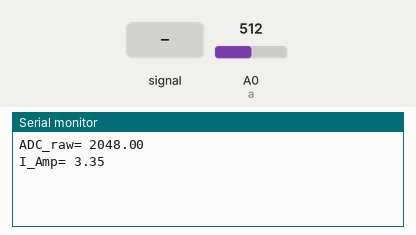
The sketch below on a simulated Arduino Zero (SAMD21). Parts: the last lines printed to the serial monitor. The inputs (shaded band) are chosen by the test bench; at power-on: A0 (a) = 512 (analog values on the 0–1023 scale).

Above: at 1.2 s.
1.3 s: A0 (a) fed a 200 Hz sine of ±255 counts around its level
2.8 s: A0 (a) set to 716
At 3.7 s:
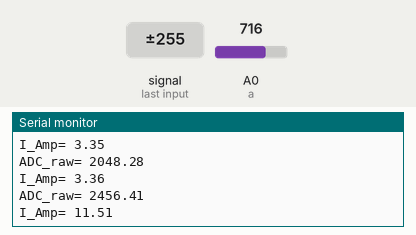
4.3 s: A0 (a) fed a 1000 Hz sine of ±255 counts around its level
5.8 s: A0 (a) set to 900
At 7.3 s:
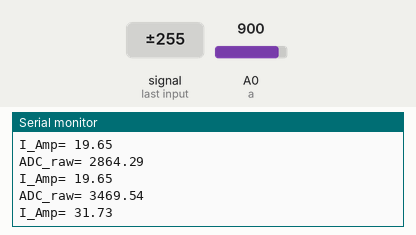
Timing chart, 0 to 8.3 s (numbered marks = the images above; inputs shaded):
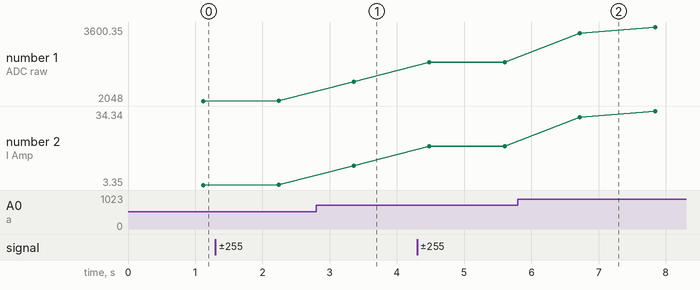

The sketch:

pololu_ASC711EX_ADC_read.ino
```cpp
const float res= 0.01996007984031936127744510978044; // resolution = 10A / 501bits = 0.01996A/bit
const float offset= 1880; // @ 0A 463 bits are measured by adc
const int a= A0; //analog Pin
float I_Amp= 0;
float ADC_raw;
int n=10000;

void setup() {
Serial.begin(115200);
analogReadResolution(12); //setting = 14bit ADC resolution
analogReference(AR_INTERNAL); // Vref= 3.6V
//analogReference(AR_INTERNAL_3_0);
}

void loop() {
//analogReadResolution(10);
//analogReference(AR_INTERNAL_3_0);

for (int i=0; i<n; i++) {
  ADC_raw+= analogRead(a);
}
ADC_raw= ADC_raw/n;

//ADC_raw= analogRead(a);
Serial.print("ADC_raw= ");
Serial.println(ADC_raw);
I_Amp= (ADC_raw - offset) * res;
Serial.print("I_Amp= ");
Serial.println(I_Amp);

//delay(1000);

}
```

Measured:
- after the input at 2.8 s, the serial monitor: prints a new line after 0.56 s (image 1)
- after the input at 5.8 s, the serial monitor: prints a new line after 0.92 s (image 2)
- plotted number 1: 2048 → 2048.28 after the input at 1.3 s, 2048.28 → 2456.41 after the input at 2.8 s, 2864.29 → 3600.35 after the input at 5.8 s
- plotted number 2: 3.36 → 11.51 after the input at 2.8 s, 19.65 → 34.34 after the input at 5.8 s
